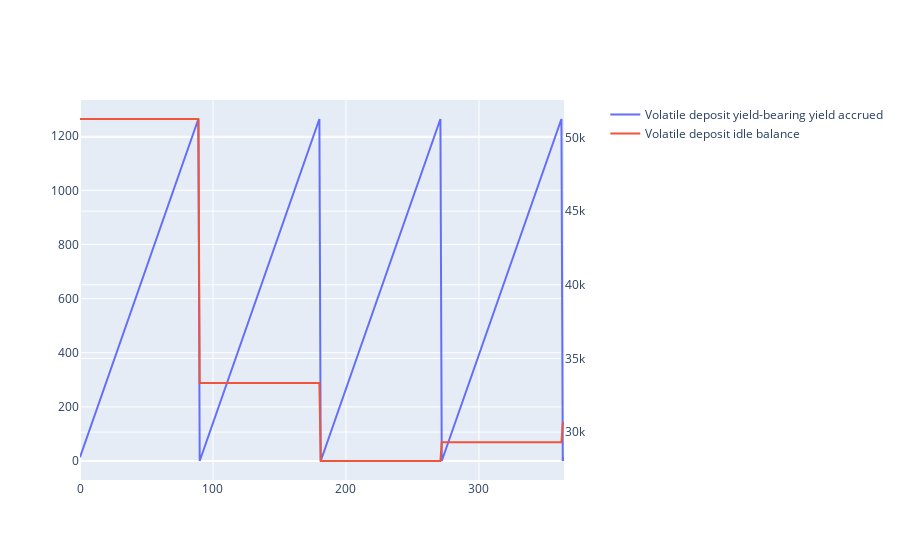

Notebook code for this chart:
### Markdown cell above
## Yield on volatile PCV Deposit

### Code cell
# Create figure with secondary y-axis
fig = make_subplots(specs=[[{"secondary_y": True}]])

# Add traces
fig.add_trace(
    go.Scatter(y=df.volatile_deposit_yield_bearing_yield_accrued, name="Volatile deposit yield-bearing yield accrued"),
    secondary_y=False,
)

fig.add_trace(
    go.Scatter(y=df.volatile_deposit_idle_balance, name="Volatile deposit idle balance"),
    secondary_y=True,
)

### Figure 1 — Plotly figure (JSON) as saved in the notebook; plotly's stock layout.template omitted (floating-point values rounded to 4 significant figures; data arrays with more than 128 entries replaced by an {"elided": "..."} marker saying what was removed)
{"data": [{"name": "Volatile deposit yield-bearing yield accrued", "type": "scatter", "xaxis": "x", "y": {"elided": "365 float values"}, "yaxis": "y"}, {"name": "Volatile deposit idle balance", "type": "scatter", "xaxis": "x", "y": {"elided": "365 float values"}, "yaxis": "y2"}], "layout": {"autosize": true, "xaxis": {"anchor": "y", "autorange": true, "domain": [0, 0.94], "range": [0, 364]}, "yaxis": {"anchor": "x", "autorange": true, "domain": [0, 1], "range": [-70.21, 1334.0], "type": "linear"}, "yaxis2": {"anchor": "x", "autorange": true, "overlaying": "y", "range": [26750.0, 52540.0], "side": "right", "type": "linear"}}}
